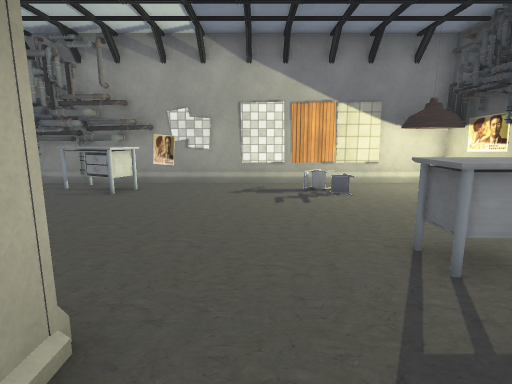
view 1 (above)

16 first-person views from a walk through a scene from a Unity 3-D project. The camera is 1.5 m above the floor, tilts 10° down and sees 80° across. The floor is counted in squares, 1 m on a side. Each view is taken from the middle of a square. On the plan, view 1 faces up. The plan holds only what a view shows up to about 15 squares ahead; the rest is blank. The place goes on beyond the plan. The player is left out. Some surface patterns are stand-ins.

view 2
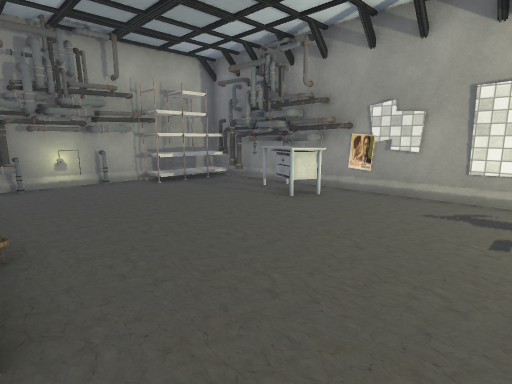

view 3
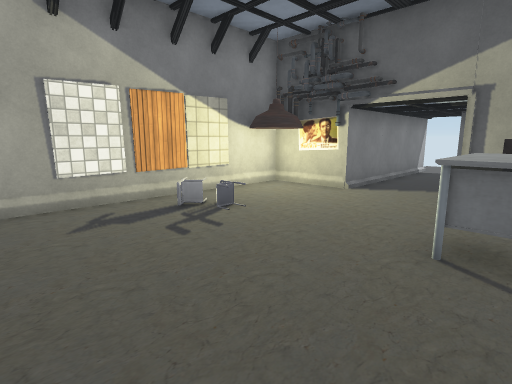

view 4
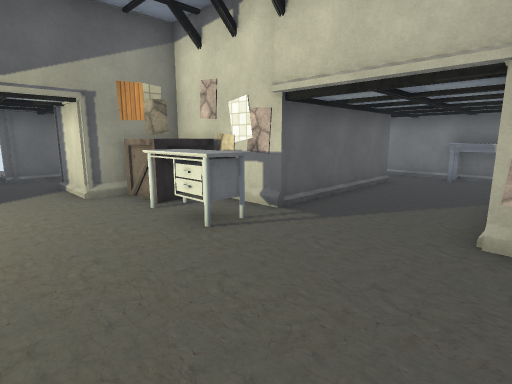

view 5
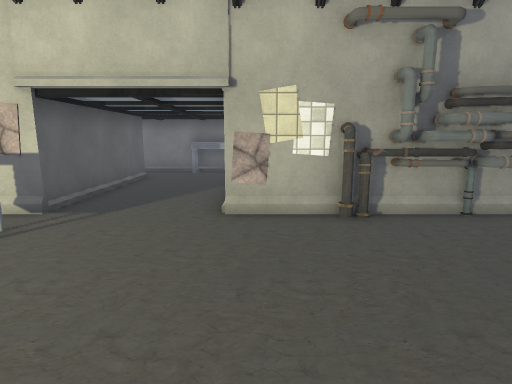

view 6
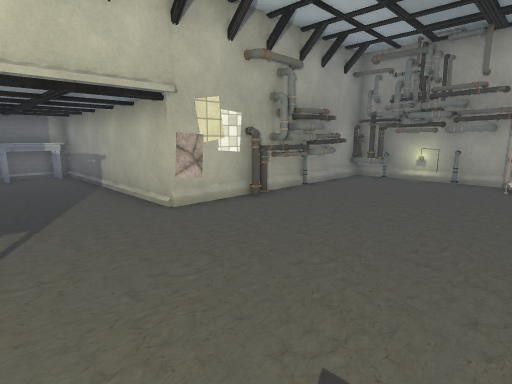

view 7
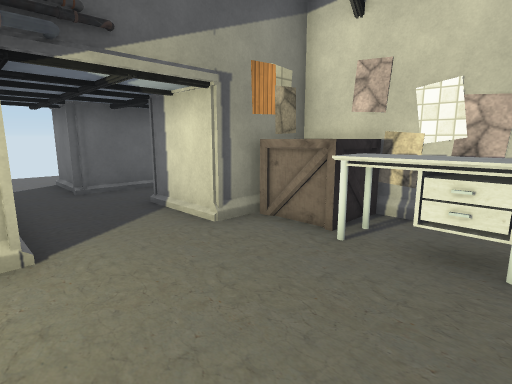

view 8
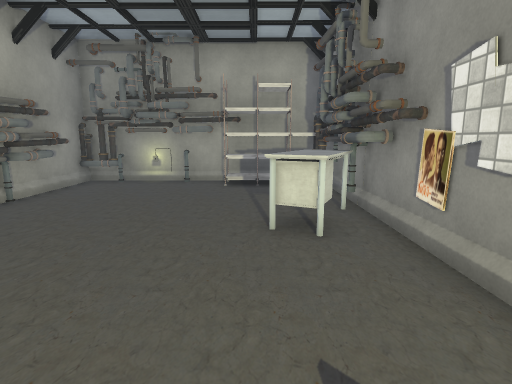

view 9
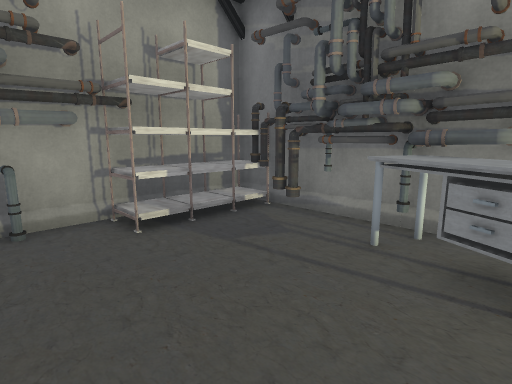

view 10
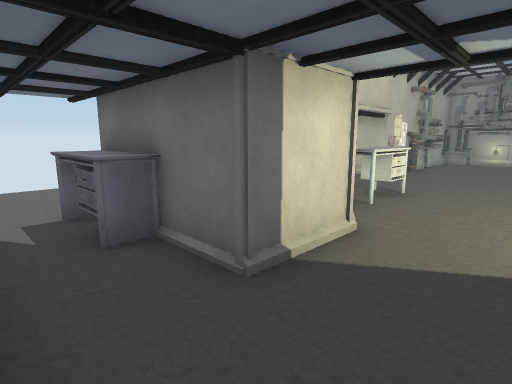

view 11
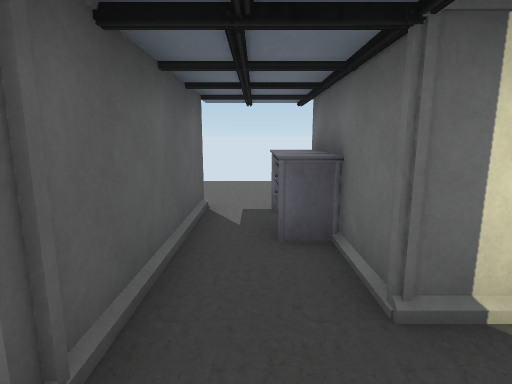

view 12
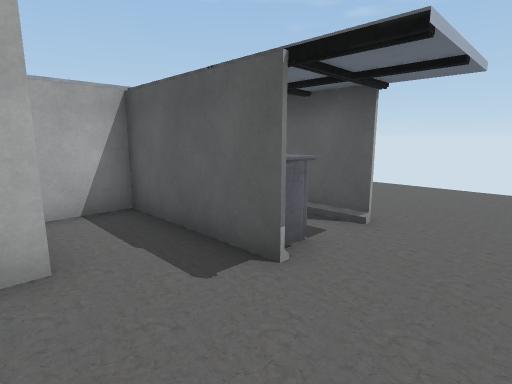

view 13
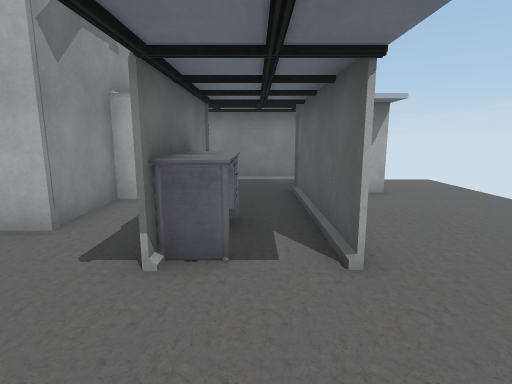

view 14
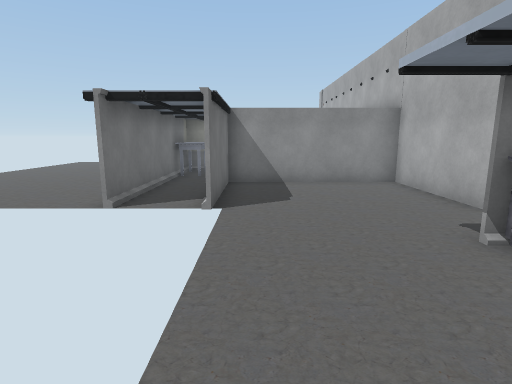

view 15
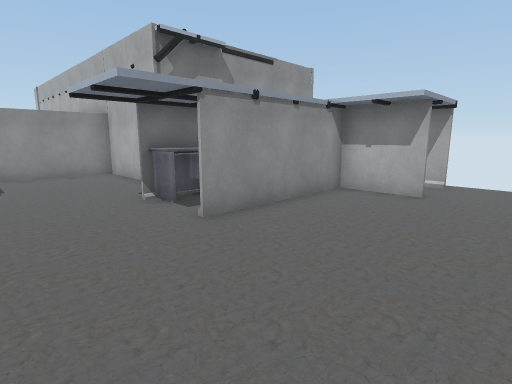

view 16
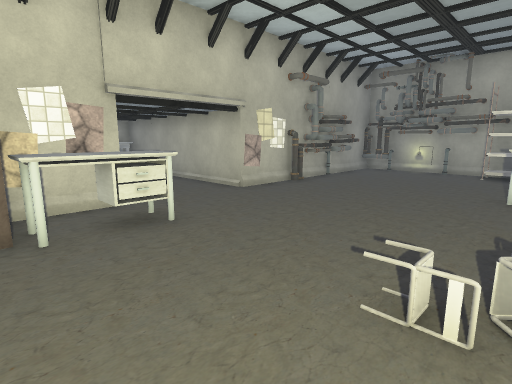

### Floor plan
Key: @ floor where view 1 was taken; # wall or solid block; . floor; T thing the floor can be seen under or through; O other object.
Columns run from 10 left of view 1 to 16 right of it. Each row starts with its distance up from view 1.
 11 ############ #####
 10 #OOOOO....#####..#
  9 #O..OOO.....O....#
  8 #O....O..........#######
  7 #O.........................
  6 OO...................###...
  5 O...............####.#.....
  4 #O..........OOOOO..#.#.....
  3 OO..........OOOOO..#.#.....
  2 O#OOOOO##...#####..TT#.....
  1         #...#......TT#.....
  0         #.@.#..............
 -1         #...#..............
 -2         #...#.............
 -3         #...#............ .
 -4         #...#####
 -5          ####
 -6          ##

Where each view was taken, in squares from view 1:
view 1: 0 up, 0 right, facing up
view 2: 2 up, 1 right, facing up-left
view 3: 3 up, 2 left, facing up-right
view 4: 7 up, 2 left, facing down-right
view 5: 8 up, 2 left, facing down
view 6: 8 up, 2 right, facing down-left
view 7: 8 up, 2 right, facing down-right
view 8: 8 up, 1 right, facing left
view 9: 5 up, 4 left, facing up-left
view 10: 7 up, 11 right, facing down-left
view 11: 7 up, 10 right, facing down
view 12: 2 down, 6 right, facing up-right
view 13: 3 down, 10 right, facing up
view 14: 3 down, 13 right, facing left
view 15: 3 down, 16 right, facing up-left
view 16: 9 up, 5 right, facing down-left
